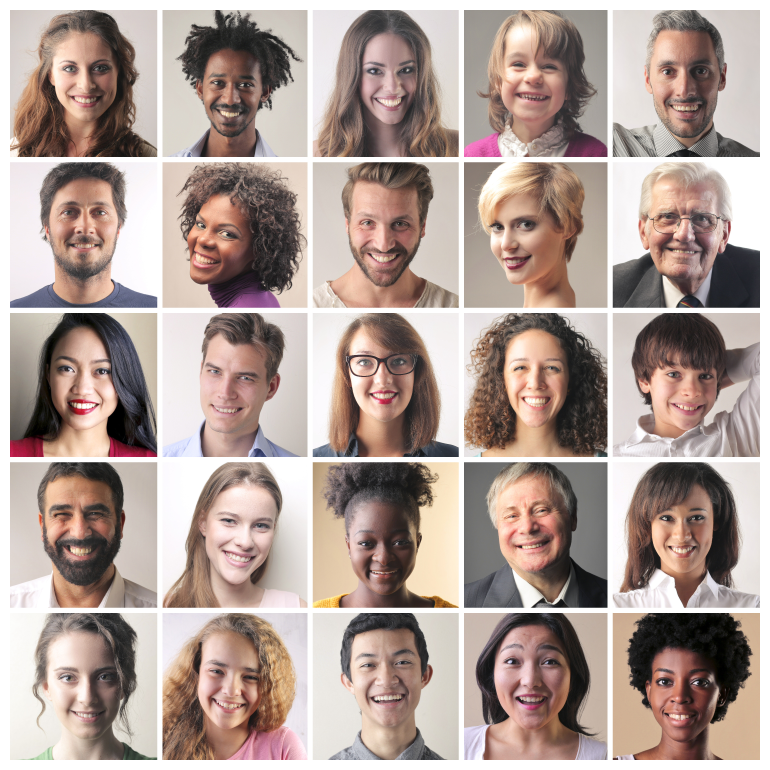
#> input picture faces.jpeg, 3080 x 3080 px (shown at 1/4 size)
$ python 'skin detection.py'
#> lines starting #> are read from the running program, lines starting #| are printed output that depends on the picture
import numpy as np
import cv2

img = cv2.imread('faces.jpeg',1)
#> img is the input picture: shape (3080, 3080, 3); mean B, G, R 150.4, 157.5, 175.1
hsv = cv2.cvtColor(img, cv2.COLOR_BGR2HSV)
#> hsv: shape (3080, 3080, 3); mean H, S, V 31.4, 43.7, 175.6
h = hsv[:,:,0]
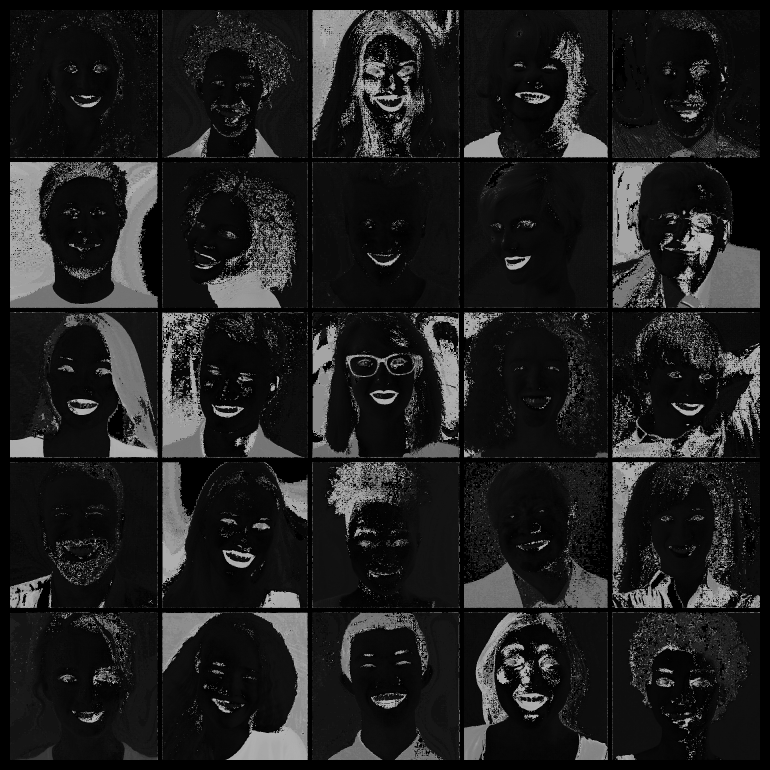
#> h: shape (3080, 3080) (shown at 1/4 size); min 0, max 179, mean 31.4
s = hsv[:,:,1]
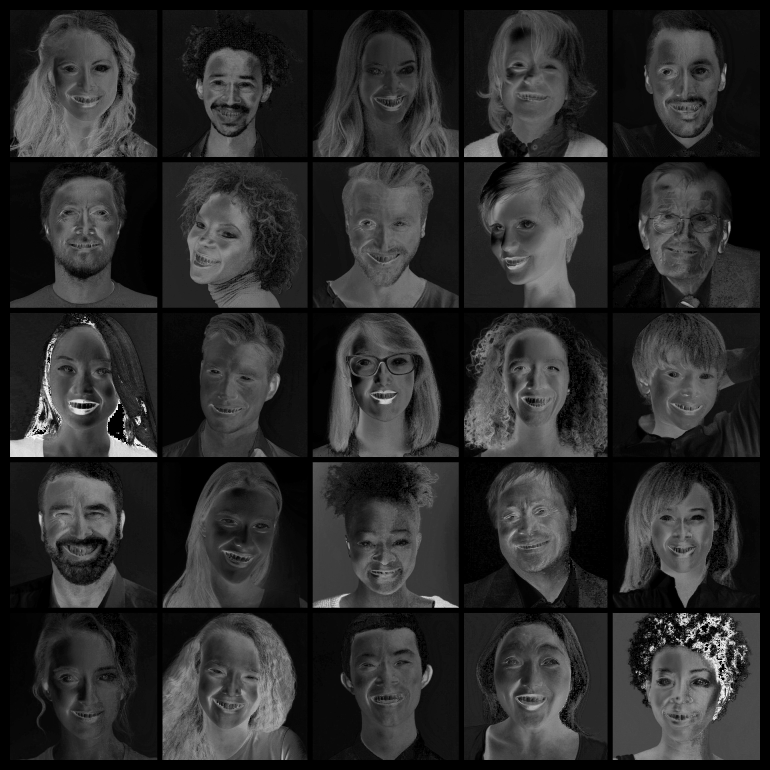
#> s: shape (3080, 3080) (shown at 1/4 size); min 0, max 255, mean 43.7
v = hsv[:,:,2]
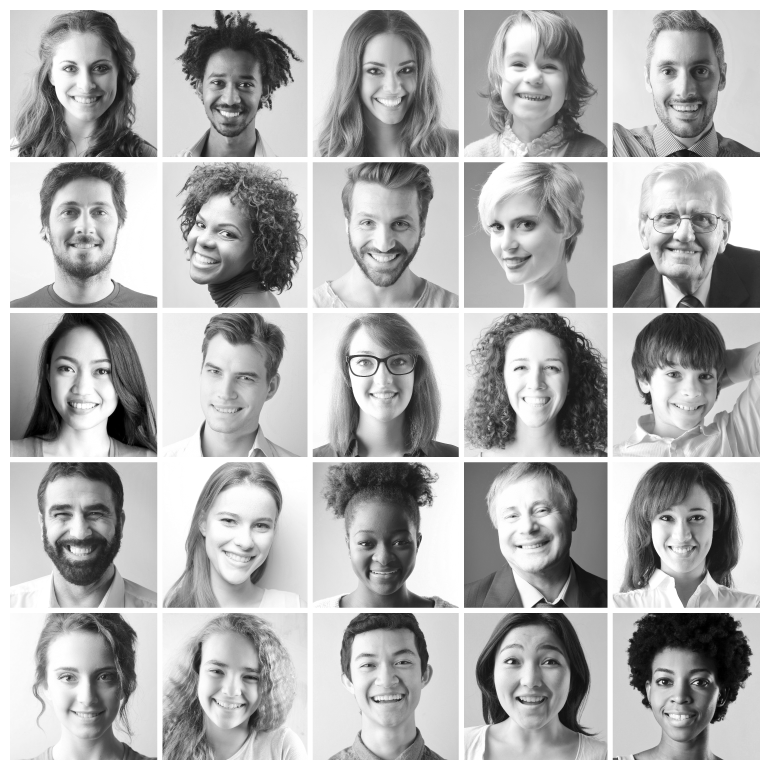
#> v: shape (3080, 3080) (shown at 1/4 size); min 0, max 255, mean 175.6

hsv_split = np.concatenate((h,s,v),axis =1)
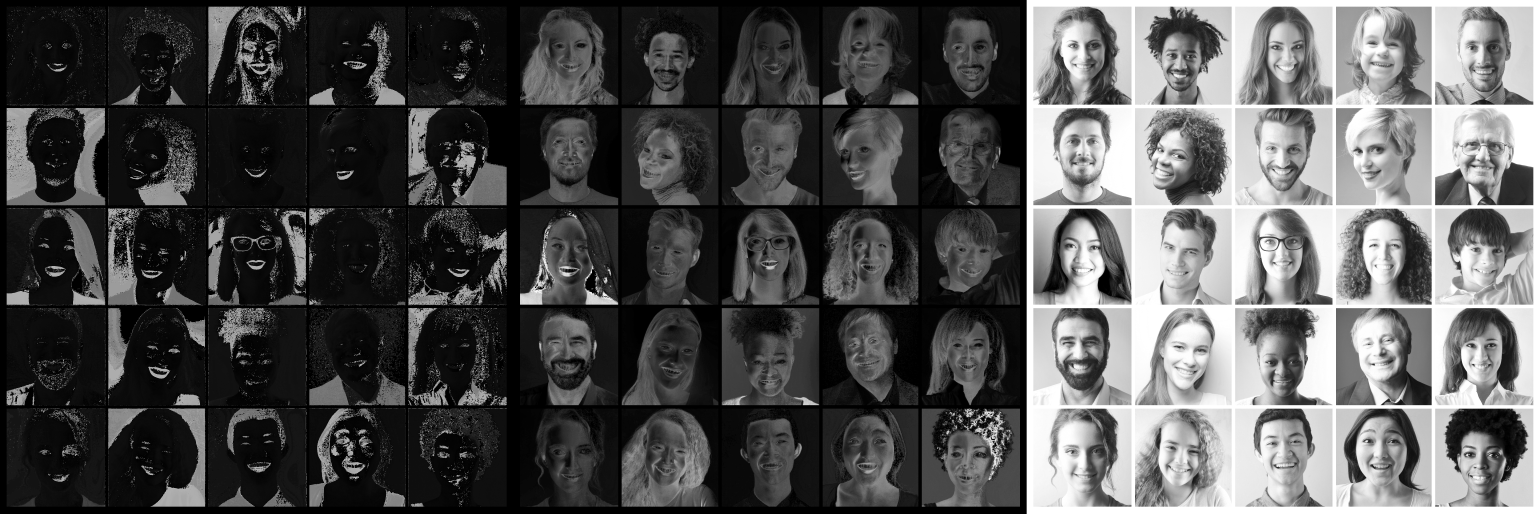
#> hsv_split: shape (3080, 9240) (shown at 1/6 size); min 0, max 255, mean 83.6
cv2.imshow('split HSV',hsv_split)
cv2.resizeWindow("split HSV",900,900)

cv2.waitKey()
cv2.destroyAllWindows()

$ run again, with sudoku.png saved as faces.jpeg
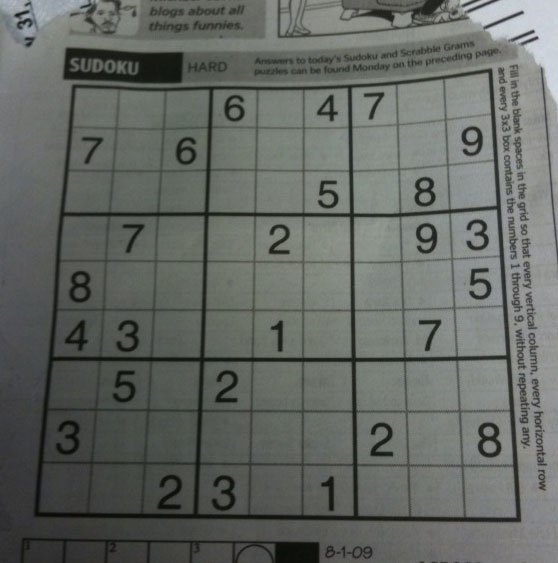
#> input picture sudoku.png, 558 x 563 px
#> img is the input picture: shape (563, 558, 3); mean B, G, R 99.5, 104.1, 100
#> hsv: shape (563, 558, 3); mean H, S, V 58.4, 16.6, 104.4
#> `s = hsv[:,:,1]`:
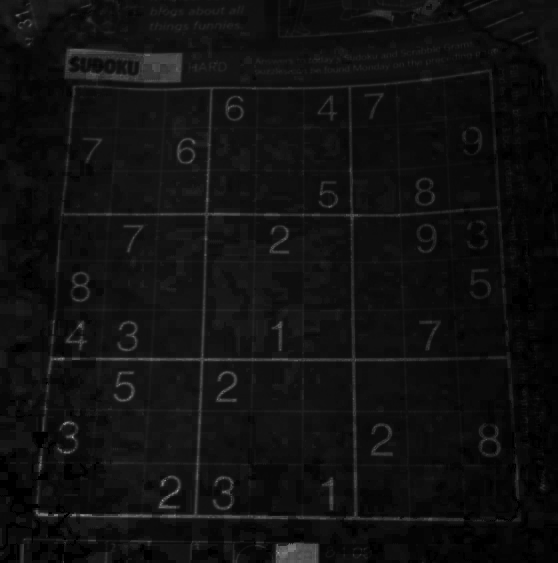
#> s: shape (563, 558); min 0, max 159, mean 16.6
#> `hsv_split = np.concatenate((h,s,v),axis =1)`:
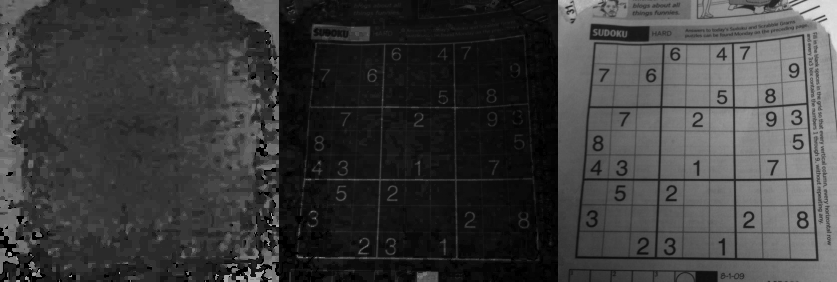
#> hsv_split: shape (563, 1674) (shown at 1/2 size); min 0, max 227, mean 59.8

$ run again, with tomatoes.jpg copied over faces.jpeg
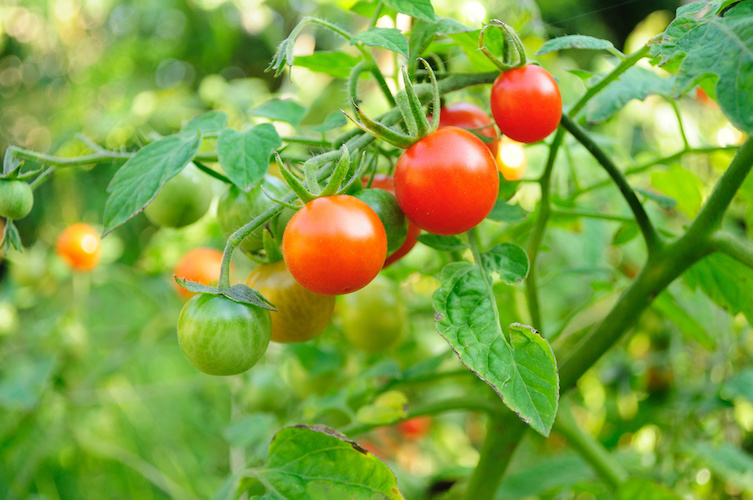
#> input picture tomatoes.jpg, 753 x 500 px
#> img is the input picture: shape (500, 753, 3); mean B, G, R 64.5, 161.1, 127.4
#> hsv: shape (500, 753, 3); mean H, S, V 42.7, 166.4, 171.1
#> `v = hsv[:,:,2]`:
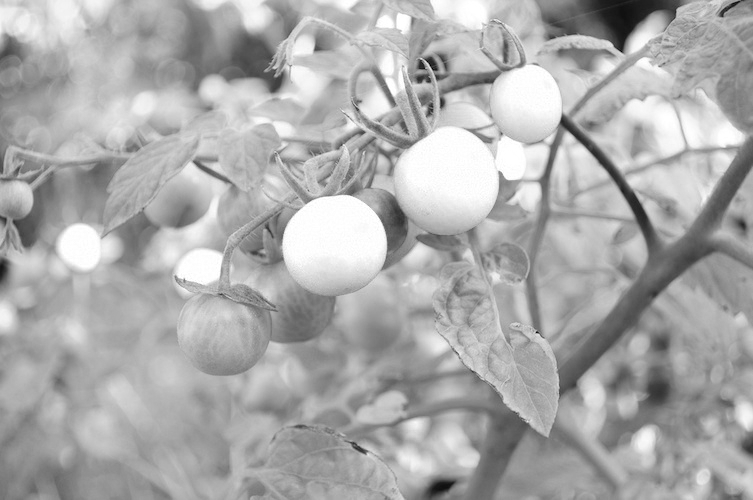
#> v: shape (500, 753); min 2, max 255, mean 171.1
#> `hsv_split = np.concatenate((h,s,v),axis =1)`:
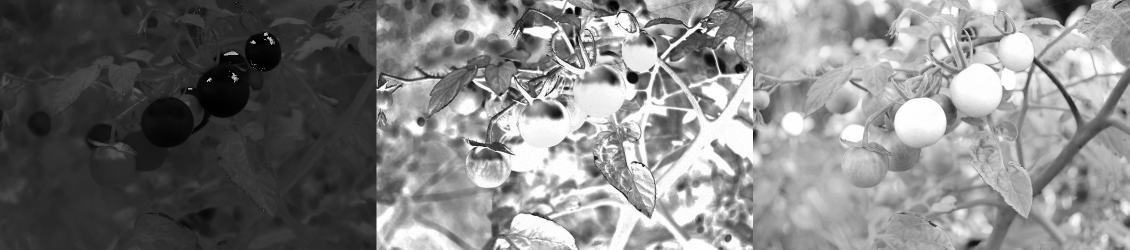
#> hsv_split: shape (500, 2259) (shown at 1/2 size); min 0, max 255, mean 126.7
